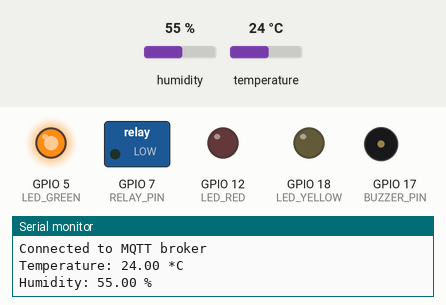
A program run on a simulated ESP32. Parts: switched loads named in the program (green lamp = pin HIGH), output pins drawn as LEDs (lit = HIGH), buzzer (waves = sounding, pin HIGH), the last lines printed to the serial monitor. The inputs (shaded band) are chosen by the test bench; at power-on: temperature 24 °C, humidity 55 %. WiFi joins after 1.5 s; servers stay silent unless stated; the local clock reads 2024-03-15 10:24:30 at power-on unless the program sets it; no MQTT or app messages arrive unless stated.

Above: at 2.7 s.
2.8 s: temperature set to 33 °C
At 4.2 s:
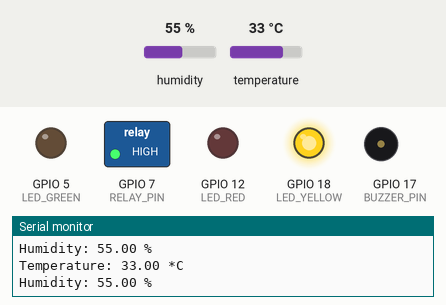
5.0 s: temperature set to 34.3 °C
6.7 s: temperature set to 35.5 °C
At 8.9 s:
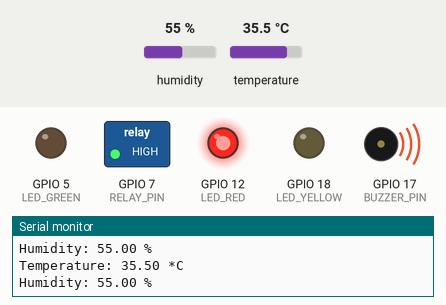
13.0 s: temperature set to 12 °C
At 14.2 s:
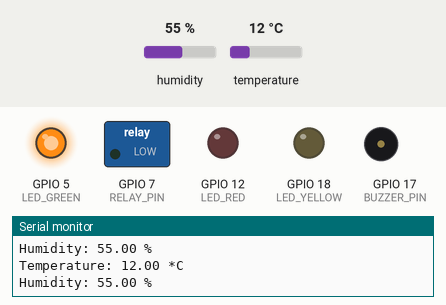
Timing chart, 0 to 16.0 s (numbered marks = the images above; inputs shaded):
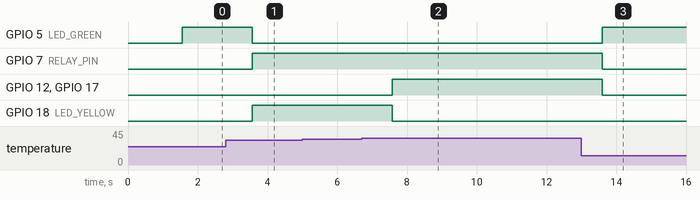

Measured:
- the behaviour switches between 35 and 35.1 °C on temperature (found by bisection; images 1 and 2)
- after the input at 2.8 s, GPIO 5 (LED_GREEN): HIGH → LOW after 0.77 s; GPIO 7 (RELAY_PIN), GPIO 18 (LED_YELLOW): LOW → HIGH after 0.77 s
- after the input at 6.7 s, GPIO 12 (LED_RED), GPIO 17 (BUZZER_PIN): LOW → HIGH after 0.88 s; GPIO 18 (LED_YELLOW): HIGH → LOW after 0.88 s
- after the input at 13.0 s, GPIO 5 (LED_GREEN): LOW → HIGH after 0.60 s; GPIO 7 (RELAY_PIN), GPIO 12 (LED_RED), GPIO 17 (BUZZER_PIN): HIGH → LOW after 0.60 s

The program:

main.cpp
```cpp
#include <Arduino.h>
#include <WiFi.h>
#include <PubSubClient.h>
#include <DHT.h>
#include <ArduinoJson.h>
#include <time.h>

const char *ssid = "Wokwi-GUEST";
const char *password = "";

const char *mqtt_broker = "broker.emqx.io";
const char *mqtt_topic = "testtopic/mqtt";
const char *mqtt_username = "raya_uts";
const char *mqtt_password = "raya123";
const int mqtt_port = 1883;

WiFiClient espClient;
PubSubClient mqtt_client(espClient);

#define DHTPIN 33
#define DHTTYPE DHT22
DHT dht(DHTPIN, DHTTYPE);

const int LED_GREEN = 5;
const int LED_YELLOW = 18;
const int LED_RED = 12;
const int RELAY_PIN = 7;
const int BUZZER_PIN = 17;

int suhumax = -1;
int suhumin = 100;
float suhurata = 0.0;
float totalSuhu = 0.0;
int jumlahPembacaan = 0;
int id = 0;

void connectToWiFi();
void connectToMQTTBroker();
void mqttCallback(char *topic, byte *payload, unsigned int length);
String getTimestamp();

void setup() {
    Serial.begin(115200);

    pinMode(LED_GREEN, OUTPUT);
    pinMode(LED_YELLOW, OUTPUT);
    pinMode(LED_RED, OUTPUT);
    pinMode(RELAY_PIN, OUTPUT);
    pinMode(BUZZER_PIN, OUTPUT);

    dht.begin();

    connectToWiFi();
    mqtt_client.setServer(mqtt_broker, mqtt_port);
    mqtt_client.setCallback(mqttCallback);
    connectToMQTTBroker();

    // Konfigurasi waktu NTP
    configTime(0, 0, "pool.ntp.org", "time.nist.gov");
}

void connectToWiFi() {
    WiFi.begin(ssid, password);
    Serial.print("Connecting to WiFi");
    while (WiFi.status() != WL_CONNECTED) {
        delay(500);
        Serial.print(".");
    }
    Serial.println("\nConnected to the WiFi network");
}

void connectToMQTTBroker() {
    while (!mqtt_client.connected()) {
        String client_id = "esp32-client-" + String(WiFi.macAddress());
        Serial.printf("Connecting to MQTT Broker as %s.....\n", client_id.c_str());
        if (mqtt_client.connect(client_id.c_str(), mqtt_username, mqtt_password)) {
            Serial.println("Connected to MQTT broker");
            mqtt_client.subscribe(mqtt_topic);
        } else {
            Serial.print("Failed to connect to MQTT broker, rc=");
            Serial.print(mqtt_client.state());
            Serial.println(" try again in 2 seconds");
            delay(2000);
        }
    }
}

void mqttCallback(char *topic, byte *payload, unsigned int length) {
    Serial.print("Message received on topic: ");
    Serial.println(topic);

    String message;
    for (int i = 0; i < length; i++) {
        message += (char)payload[i];
    }
    Serial.println("Payload: " + message);

    StaticJsonDocument<1024> doc;

    DeserializationError error = deserializeJson(doc, message);
    if (error) {
        Serial.print("JSON Parsing failed: ");
        Serial.println(error.c_str());
        return;
    }

    Serial.print("Suhu Max: ");
    Serial.println(doc["suhumax"].as<int>());
    Serial.print("Suhu Min: ");
    Serial.println(doc["suhumin"].as<int>());
    Serial.print("Suhu Rata-rata: ");
    Serial.println(doc["suhurata"].as<float>());
}

String getTimestamp() {
    struct tm timeinfo;
    if (!getLocalTime(&timeinfo)) {
        return "Failed to get time";
    }
    char timeString[30];
    strftime(timeString, sizeof(timeString), "%Y-%m-%dT%H:%M:%S", &timeinfo);
    return String(timeString);
}

void loop() {
    mqtt_client.loop();

    float temperature = dht.readTemperature();
    float humidity = dht.readHumidity();

    if (isnan(temperature) || isnan(humidity)) {
        Serial.println("Failed to read from DHT sensor!");
        return;
    }

    if (temperature > suhumax) suhumax = temperature;
    if (temperature < suhumin) suhumin = temperature;

    totalSuhu += temperature;
    jumlahPembacaan++;
    id++;
    suhurata = totalSuhu / jumlahPembacaan;

    if (temperature > 35) {
        digitalWrite(LED_RED, HIGH);
        digitalWrite(BUZZER_PIN, HIGH);
        digitalWrite(LED_YELLOW, LOW);
        digitalWrite(LED_GREEN, LOW);
    } else if (temperature >= 30 && temperature <= 35) {
        digitalWrite(LED_YELLOW, HIGH);
        digitalWrite(BUZZER_PIN, LOW);
        digitalWrite(LED_RED, LOW);
        digitalWrite(LED_GREEN, LOW);
    } else {
        digitalWrite(LED_GREEN, HIGH);
        digitalWrite(BUZZER_PIN, LOW);
        digitalWrite(LED_YELLOW, LOW);
        digitalWrite(LED_RED, LOW);
    }

    if (temperature > 30) {
        digitalWrite(RELAY_PIN, HIGH);
    } else {
        digitalWrite(RELAY_PIN, LOW);
    }

    // Membuat payload dengan timestamp
    String payload = "{\"id\":" + String(id) +
                     ",\"temperature\":" + String(temperature) +
                     ",\"humidity\":" + String(humidity) +
                     ",\"suhumax\":" + String(suhumax) +
                     ",\"suhumin\":" + String(suhumin) +
                     ",\"suhurata\":" + String(suhurata) +
                     ",\"pump_status\":\"" + (digitalRead(RELAY_PIN) ? "ON" : "OFF") + "\"" +
                     ",\"timestamp\":\"" + getTimestamp() + "\"}";

    mqtt_client.publish(mqtt_topic, payload.c_str());

    Serial.print("Temperature: ");
    Serial.print(temperature);
    Serial.println(" *C");

    Serial.print("Humidity: ");
    Serial.print(humidity);
    Serial.println(" %");

    delay(2000);
}
```
